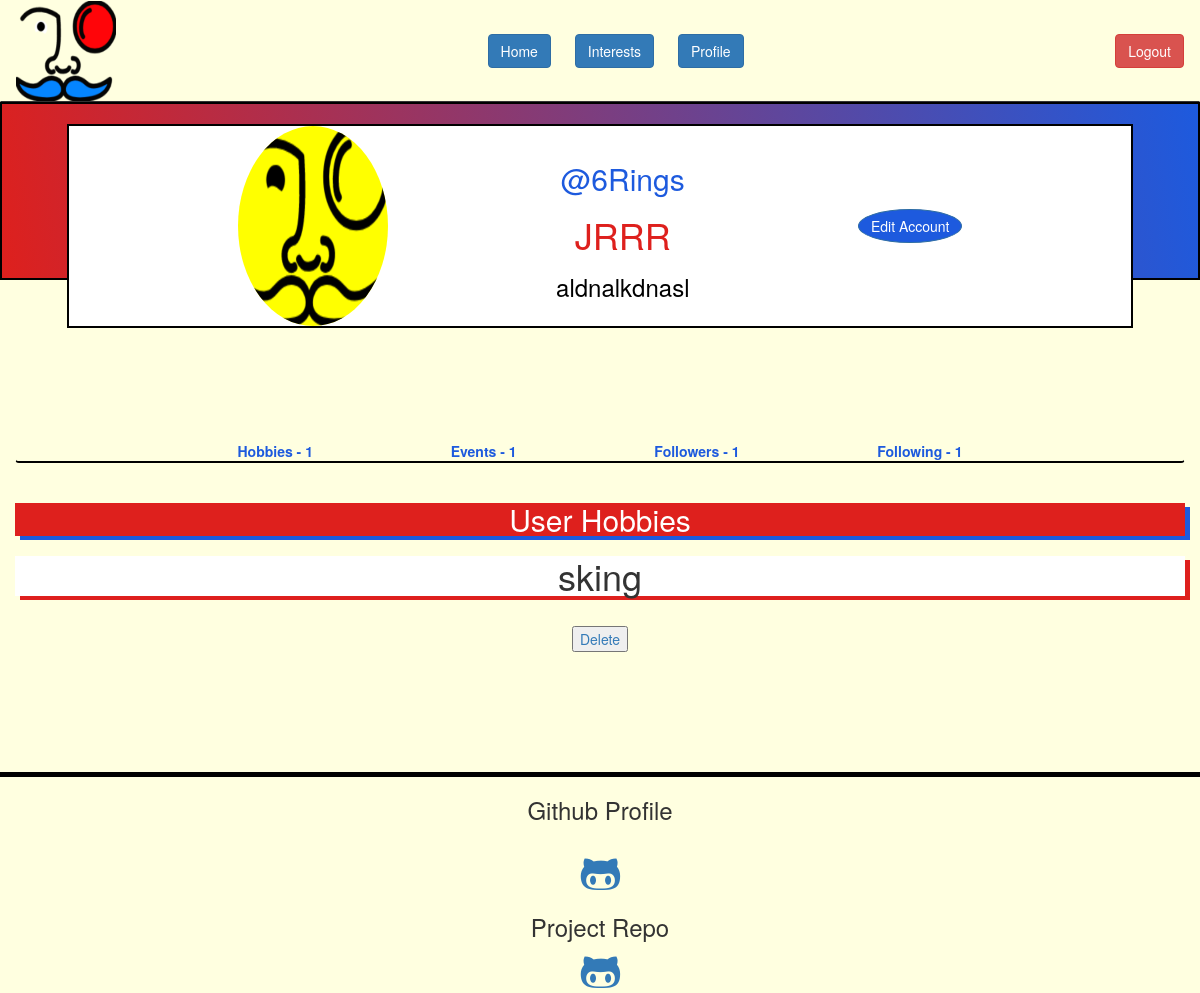
Before: /profile (signed in) with the older database file.
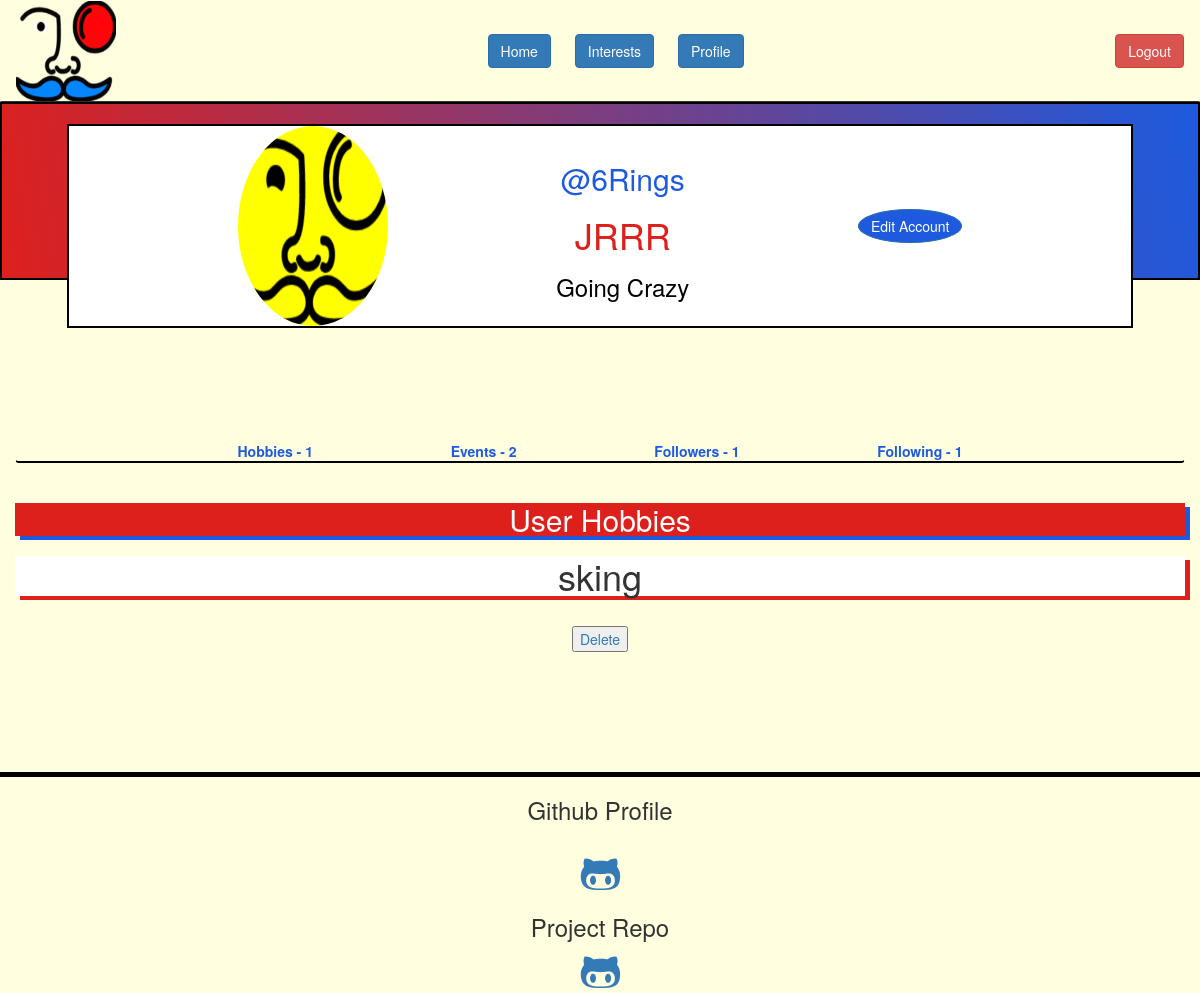
After: the same page with the newer database file.
### models.py (models this page shows, shortened)
class User(UserMixin, Model):
    username = CharField(unique=True)
    fullname = CharField()
    email = CharField(unique =True)
    password = CharField(max_length = 100)
    bio = TextField(300)
    dob = DateTimeField()
    isAdmin = BooleanField(default=False)
    class Meta:
        database = DATABASE

class User_Hobby(Model):
    user=ForeignKeyField(model=User, backref="user")
    hobby=ForeignKeyField(model=Hobby, backref="hobby")
    hours_spent= BigIntegerField()
    class Meta:
        database=DATABASE

class Hobby(Model):
    name = CharField(50, unique= True)
    physical_activity = BooleanField()
    outdoors = BooleanField()
    high_startup_cost = BooleanField()
    group_activity = BooleanField()
    class Meta:
        database=DATABASE

### app.py (the view)
@app.route('/profile',methods=['GET','POST'])
@app.route('/profile/<userid>',methods=['GET','POST'])
@login_required
def user_profile(userid = None):
    if userid != None:
        user = models.User.select().where(models.User.id == userid)
        not_current_user_id = user.get()
        user_hobbies = models.User_Hobby.select().where(models.User_Hobby.user_id == userid)
        user_hobbies_count = user_hobbies.count()
        user_events = models.User_Event.select().where(models.User_Event.user == userid)
        user_events_count = user_events.count()
        current_follower_id = models.Follower.select().where(models.Follower.user == not_current_user_id and models.Follower.follower == g.user._get_current_object().id ).exists()
        isFollowing = False
        if current_follower_id != False:
            isFollowing = True
        user_followers = models.Follower.select().where(models.Follower.user == userid)
        user_followings = models.Follower.select().where(models.Follower.follower == userid)
        user_followers_count = models.Follower.select().where(models.Follower.user == userid).count()
        user_followings_count = models.Follower.select().where(models.Follower.follower == userid).count()
        return render_template('profile.html', user=user,user_hobbies=user_hobbies,user_hobbies_count=user_hobbies_count,user_events=user_events,user_events_count=user_events_count,user_followers=user_followers,user_followings=user_followings,not_current_user_id=not_current_user_id,user_followers_count=user_followers_count,user_followings_count=user_followings_count, isFollowing=isFollowing)
    else:
        user = g.user._get_current_object()
        user_id = g.user._get_current_object().id
        form = forms.Edit_UserForm()
        hours_spent_form = forms.Hours_SpentForm()
        hobbies = models.Hobby.select()
        user_hobbies = models.User_Hobby.select().where(models.User_Hobby.user == user_id)
        user_hobbies_count = user_hobbies.count()
        user_events = models.User_Event.select().where(models.User_Event.user == user_id)
        user_events_count = user_events.count()
        user_followers = models.Follower.select().where(models.Follower.user == user_id)
        user_followings = models.Follower.select().where(models.Follower.follower == user_id)
        user_followers_count = models.Follower.select().where(models.Follower.user == user_id).count()
        user_followings_count = models.Follower.select().where(models.Follower.follower == user_id).count()
        return render_template ('profile.html',form=form,user=user,hobbies=hobbies,user_hobbies=user_hobbies,hours_spent_form=hours_spent_form,user_hobbies_count=user_hobbies_count,user_events=user_events,user_events_count=user_events_count,user_followers=user_followers, user_followings=user_followings,user_followers_count=user_followers_count,user_followings_count=user_followings_count)

### app.py (called while the page is built)
@login_manager.user_loader
def load_user(userid):
    try:
        return models.User.get(models.User.id == userid)
    except models.DoesNotExist:
        return None

@app.before_request
def before_request():
    g.db = models.DATABASE
    g.db.connect()
    g.user = current_user

@app.after_request
def after_request(response):
    g.db.close()
    return response

### templates/profile.html (shortened to what this page needs)
{% extends "bootstrap/base.html" %}
{% import "bootstrap/wtf.html" as wtf %}
{% from 'macros.html' import render_field, render_all_hobbies, render_user_hobbies,render_non_current_user_hobbies,render_user_followers,render_user_followings,render_user_events_hosting %}
{% block content %}
{% block scripts %}
<link rel="stylesheet" href="../static/style.css">
{% endblock %}
        {% include 'nav.html' %}
        <div class="container-fluid one user_profile"
        style=
        "display: flex;
        width: 100%;
        padding: 0px;
        flex-direction: column;
        align-items: center;
        margin-top:0px"
        >
        <div class="container user-card" style="
        position: relative;
        display:flex;
        width: 100%;
        border: 2px solid black;
        justify-content: center;
        background-image: linear-gradient(81deg,#de201d,transparent);
        background-color: #1d5ade;
        ">
        <div class="row" style="
        display:flex;
        justify-content: space-between;
        margin: 20px 50px -50px;
        border: 2px solid black;
        background-color: white;
        width: 100%">
                <div class="col user_image">
                    <img src="../static/Hobbs3.0.png" width="150px" height="200px" style="border-radius:50%; background:yellow"/>
                </div>
                <div class="col user_info" style="
                text-align:center;
                align-self: center;
                color:black">
                {% if current_user.id == user.id %}
                    <h2 style="color:#1d5ade">@{{user.username}}</h2>
                    <h1 style="color:#de201d">{{user.fullname}}</h1>
                    <h3>{{user.bio}}</h3>
                {% else %}
                    {% for user in user %}
                        <h6>@{{user.username}}</h6>
                        <h3>{{user.fullname}}</h3>
                        <h5>{{user.bio}}</h5>
                    {% endfor %}
                {% endif %}
                </div>
                {% if current_user.id == user.id %}
                <div class="col" style="align-self:center">
                    <a href="{{ url_for('settings') }}">
                    <button  class="btn btn-primary" style="
                        border-radius:50%;
                        background-color: #1d5ade">
                        Edit Account</button>
                    </a>
                </div>
                {% endif %}
        </div>
    </div>
    <br>
    <br>
    {% include 'user_nav.html' %}
    <div class="container">
    <div class="d-flex flex-column">
    <div class=" row user_hobbies_list">
        <h2 class="user_hobbies_label_plate">User Hobbies</h2>
        {% if current_user.id == user.id %}
            {% for user_hobby in user_hobbies %}
            {{ render_user_hobbies(user_hobby) }}
            {% endfor %}
        {% else %}
            {% for user_hobby in user_hobbies %}
            {{ render_non_current_user_hobbies(user_hobby) }}
            {% endfor %}
        {% endif %}
    </div>
    </div>
 </div>
</div>
{% include 'footer.html' %}
{% endblock %}

### templates/macros.html (shortened to what this page needs)
{% macro render_user_hobbies(user_hobby) %}
<div class="col">
   <h1 class="user_hobbies_profile_page">{{user_hobby.hobby.name}}</h1>
</div>
  <br>
  <div class="col user_hobbies_delete_button">
    <a href="{{url_for('delete_user_hobbies', user_hobbyid=user_hobby.id)}}">
      <button>Delete</button></a>
</div>
{% endmacro %}

### templates/nav.html (shortened to what this page needs)
{% extends "bootstrap/base.html" %}
{% block navbar %}
<nav class="navbar navbar-dark container" style="
background-color: #FFFFE0;
position:sticky;
display: flex;
border-radius: 0;
width: 100%;
border-bottom: 1px solid;
margin:0px">
        <img class="float-left" alt="Responsive image" src="../static/Hobbs5.0.png" width="100" height="100" style="font-size:30px;">
        {% if current_user.is_authenticated %}
        <div class="container text-center" style="
        align-self: center;">
            <a class="nav-item navList" href="{{ url_for('home') }}" style="margin: 10px" ><button class="btn btn-primary">Home</button></a>
            <a class="nav-item navList" href="{{ url_for('main') }}" style="margin: 10px"><button class="btn btn-primary">Interests</button></a>
            <a class="nav-item navList" href="{{ url_for('user_profile') }}" style="margin: 10px"><button class="btn btn-primary">Profile</button></a>
        </div>
        <div style="align-self:center">
            <a href="{{ url_for('logout') }}" class="btn btn-danger">Logout</a>
        </div>
        {% endif %}
</nav>
{% endblock %}

### templates/user_nav.html (shortened to what this page needs)
{% extends "bootstrap/base.html" %}
{% block navbar %}
<div class=" container navbar" style="
display:flex;
flex-direction:row;
justify-content: space-around;
border-bottom: 2px solid black;
font-weight: 700;
padding-top:10%">
    <a id="user_hobbies_button" style="
    color: #1d5ade;
    cursor: pointer;
    ">Hobbies - {{user_hobbies_count}}</a>
    <a id="user_events_button" style="
    color: #1d5ade;
    cursor: pointer;
    ">Events - {{ user_events_count }}</a>
    <a id="user_followers_display_button" style="
    color: #1d5ade;
    cursor: pointer;
    ">Followers - {{ user_followers_count }}</a>
    <a id="user_followings_display_button" style="
    color: #1d5ade;
    cursor: pointer;
    ">Following - {{ user_followings_count }}</a>
</div>
{% endblock %}

### templates/footer.html (shortened to what this page needs)
{% extends "bootstrap/base.html" %}
{% block navbar %}
{% block scripts %}
<link rel="stylesheet" href="https://use.fontawesome.com/releases/v5.8.1/css/all.css">
{% endblock %}
<footer class="footer">
        <div class="footer_container">
            <h3>Github Profile</h3>
            <br>
            <a href="https://github.com/Jonrosario5"><i class="fab fa-github-alt fa-3x" style="margin:1%; height:20px;"></i></a>
            <h3>Project Repo </h3>
            <a href="https://github.com/Jonrosario5/Hobbs"><i class="fab fa-github-alt fa-3x" style="margin:1%; height:20px;"></i></a>
        </div>
    </footer>
{% endblock %}

### static/style.css (style rules this page uses)
body { height: 100%; background-color:#FFFFE0; }
.user_hobbies_profile_page { background: white; text-align: center; box-shadow: 5px 4px #de201d; }
.user_hobbies_delete_button { text-align: center; }
.user_hobbies_label_plate { background: #de201d; color:white; text-align: center; box-shadow: 5px 4px #1d5ade; }
.footer_container { border-top: 5px solid black; margin-top: 10%; background: #FFFFE0; width: unset; display: flex; flex-direction:column; align-items: center; }

Changed rows visible on the page:
changed User "JRRR": bio "aldnalkdnasl" → "Going Crazy"
Other visible differences:
{{ user_events_count }}: "1" → "2"
